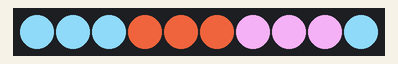
Simulated run of this sketch. Board: Arduino Uno, built with avr-gcc and run on an emulated ATmega328P. Shown: 10 RGB LEDs in strip order, left to right.

Above: at 0.05 s.
At 0.66 s:
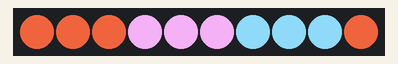
At 1.17 s:
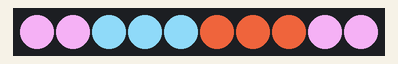

Measured:
- by itself, everything shown: repeats every 0.92 s, in 9 steps

The sketch:

LED_TEST.ino
```cpp
#include <FastLED.h>

#define NUM_LEDS 10 // Nombre de LED
#define DATA_PIN 3 // Pin des LED
// Define the array of leds
CRGB leds[NUM_LEDS];

unsigned long myTime;
unsigned long Frame = 100; // Frame d'animation
unsigned long previousTime = 0;

// CRGB colors[] = {CRGB(125, 0, 0), CRGB(0, 125, 0), CRGB(0, 0, 125)};
CRGB colors[] = {CRGB::SkyBlue, CRGB::Plaid, CRGB::Plum}; // Tableau de couleur
int offset = 0; // offset pour l'animation
int nbColors = sizeof(colors) / sizeof(colors[0]); // nombre de couleur, calcul automatique
int LEDGroup = 3; // nombre de led dans un groupe
int cycleTotal = LEDGroup * nbColors;

void setup() {
  FastLED.addLeds<NEOPIXEL, DATA_PIN>(leds, NUM_LEDS);
}

void loop() {
  myTime = millis();

  if((myTime - previousTime) > Frame){
    previousTime = myTime;
    offset = (offset + 1) % cycleTotal;
  }

  // fill_solid(leds, NUM_LEDS, colorA);

  // Turn the LED on, then pause
  for (int i = 0; i < NUM_LEDS; i++) {
    // leds[i] = CRGB(255, 255, 255);

    int indexColor = ((i - offset + cycleTotal) % cycleTotal) / LEDGroup;
    leds[i] = colors[indexColor];

  }
  FastLED.show();

}
```
